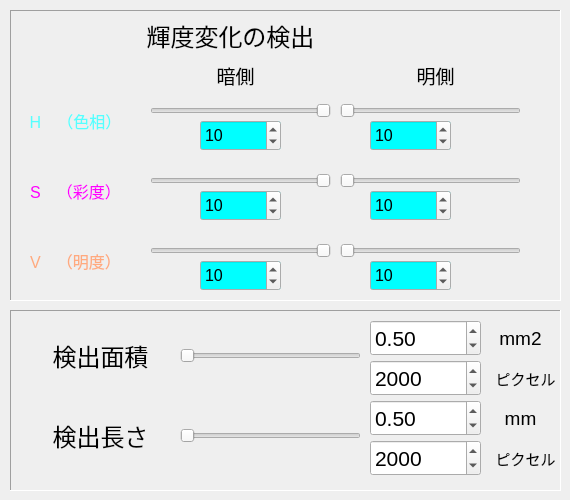
   <widget class="QWidget" name="Narrow">
    <widget class="QFrame" name="frame_6">
     <property name="geometry">
      <rect>
       <x>10</x>
       <y>310</y>
       <width>551</width>
       <height>181</height>
      </rect>
     </property>
     <property name="frameShape">
      <enum>QFrame::Panel</enum>
     </property>
     <property name="frameShadow">
      <enum>QFrame::Sunken</enum>
     </property>
     <widget class="QLabel" name="labelK_20">
      <property name="geometry">
       <rect>
        <x>480</x>
        <y>50</y>
        <width>71</width>
        <height>36</height>
       </rect>
      </property>
      <property name="font">
       <font>
        <pointsize>11</pointsize>
       </font>
      </property>
      <property name="text">
       <string>ピクセル</string>
      </property>
      <property name="alignment">
       <set>Qt::AlignCenter</set>
      </property>
     </widget>
     <widget class="QSlider" name="horizontalSliderSizeN">
      <property name="geometry">
       <rect>
        <x>170</x>
        <y>20</y>
        <width>181</width>
        <height>51</height>
       </rect>
      </property>
      <property name="maximum">
       <number>10000</number>
      </property>
      <property name="orientation">
       <enum>Qt::Horizontal</enum>
      </property>
     </widget>
     <widget class="QDoubleSpinBox" name="doubleSpinBoxSizeNMM">
      <property name="geometry">
       <rect>
        <x>360</x>
        <y>10</y>
        <width>111</width>
        <height>36</height>
       </rect>
      </property>
      <property name="font">
       <font>
        <pointsize>16</pointsize>
       </font>
      </property>
      <property name="maximum">
       <double>10000.000000000000000</double>
      </property>
      <property name="value">
       <double>0.500000000000000</double>
      </property>
     </widget>
     <widget class="QLabel" name="labelK_21">
      <property name="geometry">
       <rect>
        <x>480</x>
        <y>10</y>
        <width>61</width>
        <height>36</height>
       </rect>
      </property>
      <property name="font">
       <font>
        <pointsize>14</pointsize>
       </font>
      </property>
      <property name="text">
       <string>mm2</string>
      </property>
      <property name="alignment">
       <set>Qt::AlignCenter</set>
      </property>
     </widget>
     <widget class="QLabel" name="labelK_22">
      <property name="geometry">
       <rect>
        <x>10</x>
        <y>20</y>
        <width>161</width>
        <height>51</height>
       </rect>
      </property>
      <property name="font">
       <font>
        <pointsize>18</pointsize>
       </font>
      </property>
      <property name="text">
       <string>検出面積</string>
      </property>
      <property name="alignment">
       <set>Qt::AlignCenter</set>
      </property>
     </widget>
     <widget class="QSpinBox" name="spinBoxSizeN">
      <property name="geometry">
       <rect>
        <x>360</x>
        <y>50</y>
        <width>111</width>
        <height>36</height>
       </rect>
      </property>
      <property name="font">
       <font>
        <pointsize>16</pointsize>
       </font>
      </property>
      <property name="maximum">
       <number>99999999</number>
      </property>
      <property name="value">
       <number>2000</number>
      </property>
     </widget>
     <widget class="QSpinBox" name="spinBoxLengthN">
      <property name="geometry">
       <rect>
        <x>360</x>
        <y>130</y>
        <width>111</width>
        <height>36</height>
       </rect>
      </property>
      <property name="font">
       <font>
        <pointsize>16</pointsize>
       </font>
      </property>
      <property name="maximum">
       <number>99999999</number>
      </property>
      <property name="value">
       <number>2000</number>
      </property>
     </widget>
     <widget class="QDoubleSpinBox" name="doubleSpinBoxLengthNMM">
      <property name="geometry">
       <rect>
        <x>360</x>
        <y>90</y>
        <width>111</width>
        <height>36</height>
       </rect>
      </property>
      <property name="font">
       <font>
        <pointsize>16</pointsize>
       </font>
      </property>
      <property name="maximum">
       <double>10000.000000000000000</double>
      </property>
      <property name="value">
       <double>0.500000000000000</double>
      </property>
     </widget>
     <widget class="QLabel" name="labelK_23">
      <property name="geometry">
       <rect>
        <x>480</x>
        <y>130</y>
        <width>71</width>
        <height>36</height>
       </rect>
      </property>
      <property name="font">
       <font>
        <pointsize>11</pointsize>
       </font>
      </property>
      <property name="text">
       <string>ピクセル</string>
      </property>
      <property name="alignment">
       <set>Qt::AlignCenter</set>
      </property>
     </widget>
     <widget class="QLabel" name="labelK_24">
      <property name="geometry">
       <rect>
        <x>480</x>
        <y>90</y>
        <width>61</width>
        <height>36</height>
       </rect>
      </property>
      <property name="font">
       <font>
        <pointsize>14</pointsize>
       </font>
      </property>
      <property name="text">
       <string>mm</string>
      </property>
      <property name="alignment">
       <set>Qt::AlignCenter</set>
      </property>
     </widget>
     <widget class="QSlider" name="horizontalSliderLengthN">
      <property name="geometry">
       <rect>
        <x>170</x>
        <y>100</y>
        <width>181</width>
        <height>51</height>
       </rect>
      </property>
      <property name="maximum">
       <number>10000</number>
      </property>
      <property name="orientation">
       <enum>Qt::Horizontal</enum>
      </property>
     </widget>
     <widget class="QLabel" name="labelK_25">
      <property name="geometry">
       <rect>
        <x>10</x>
        <y>100</y>
        <width>161</width>
        <height>51</height>
       </rect>
      </property>
      <property name="font">
       <font>
        <pointsize>18</pointsize>
       </font>
      </property>
      <property name="text">
       <string>検出長さ</string>
      </property>
      <property name="alignment">
       <set>Qt::AlignCenter</set>
      </property>
     </widget>
    </widget>
    <widget class="QFrame" name="frame_7">
     <property name="geometry">
      <rect>
       <x>10</x>
       <y>10</y>
       <width>551</width>
       <height>291</height>
      </rect>
     </property>
     <property name="frameShape">
      <enum>QFrame::Panel</enum>
     </property>
     <property name="frameShadow">
      <enum>QFrame::Sunken</enum>
     </property>
     <widget class="QLabel" name="labelK_26">
      <property name="geometry">
       <rect>
        <x>0</x>
        <y>0</y>
        <width>441</width>
        <height>51</height>
       </rect>
      </property>
      <property name="font">
       <font>
        <pointsize>18</pointsize>
       </font>
      </property>
      <property name="text">
       <string>輝度変化の検出</string>
      </property>
      <property name="alignment">
       <set>Qt::AlignCenter</set>
      </property>
     </widget>
     <widget class="QLabel" name="labelK_27">
      <property name="geometry">
       <rect>
        <x>0</x>
        <y>230</y>
        <width>131</width>
        <height>41</height>
       </rect>
      </property>
      <property name="palette">
       <palette>
        <active>
         <colorrole role="WindowText">
          <brush brushstyle="SolidPattern">
           <color alpha="255">
            <red>255</red>
            <green>170</green>
            <blue>127</blue>
           </color>
          </brush>
         </colorrole>
        </active>
        <inactive>
         <colorrole role="WindowText">
          <brush brushstyle="SolidPattern">
           <color alpha="255">
            <red>255</red>
            <green>170</green>
            <blue>127</blue>
           </color>
          </brush>
         </colorrole>
        </inactive>
        <disabled>
         <colorrole role="WindowText">
          <brush brushstyle="SolidPattern">
           <color alpha="255">
            <red>120</red>
            <green>120</green>
            <blue>120</blue>
           </color>
          </brush>
         </colorrole>
        </disabled>
       </palette>
      </property>
      <property name="font">
       <font>
        <pointsize>12</pointsize>
       </font>
      </property>
      <property name="text">
       <string>V　（明度）</string>
      </property>
      <property name="alignment">
       <set>Qt::AlignCenter</set>
      </property>
     </widget>
     <widget class="QSpinBox" name="spinBoxNCL">
      <property name="geometry">
       <rect>
        <x>190</x>
        <y>110</y>
        <width>81</width>
        <height>31</height>
       </rect>
      </property>
      <property name="palette">
       <palette>
        <active>
         <colorrole role="Base">
          <brush brushstyle="SolidPattern">
           <color alpha="255">
            <red>0</red>
            <green>255</green>
            <blue>255</blue>
           </color>
          </brush>
         </colorrole>
        </active>
        <inactive>
         <colorrole role="Base">
          <brush brushstyle="SolidPattern">
           <color alpha="255">
            <red>0</red>
            <green>255</green>
            <blue>255</blue>
           </color>
          </brush>
         </colorrole>
        </inactive>
        <disabled>
         <colorrole role="Base">
          <brush brushstyle="SolidPattern">
           <color alpha="255">
            <red>240</red>
            <green>240</green>
            <blue>240</blue>
           </color>
          </brush>
         </colorrole>
        </disabled>
       </palette>
      </property>
      <property name="font">
       <font>
        <pointsize>12</pointsize>
       </font>
      </property>
      <property name="autoFillBackground">
       <bool>true</bool>
      </property>
      <property name="maximum">
       <number>360</number>
      </property>
      <property name="value">
       <number>10</number>
      </property>
     </widget>
     <widget class="QLabel" name="labelK_28">
      <property name="geometry">
       <rect>
        <x>0</x>
        <y>160</y>
        <width>131</width>
        <height>41</height>
       </rect>
      </property>
      <property name="palette">
       <palette>
        <active>
         <colorrole role="WindowText">
          <brush brushstyle="SolidPattern">
           <color alpha="255">
            <red>255</red>
            <green>0</green>
            <blue>255</blue>
           </color>
          </brush>
         </colorrole>
        </active>
        <inactive>
         <colorrole role="WindowText">
          <brush brushstyle="SolidPattern">
           <color alpha="255">
            <red>255</red>
            <green>0</green>
            <blue>255</blue>
           </color>
          </brush>
         </colorrole>
        </inactive>
        <disabled>
         <colorrole role="WindowText">
          <brush brushstyle="SolidPattern">
           <color alpha="255">
            <red>120</red>
            <green>120</green>
            <blue>120</blue>
           </color>
          </brush>
         </colorrole>
        </disabled>
       </palette>
      </property>
      <property name="font">
       <font>
        <pointsize>12</pointsize>
       </font>
      </property>
      <property name="text">
       <string>S　（彩度）</string>
      </property>
      <property name="alignment">
       <set>Qt::AlignCenter</set>
      </property>
     </widget>
     <widget class="QSpinBox" name="spinBoxNYH">
      <property name="geometry">
       <rect>
        <x>360</x>
        <y>250</y>
        <width>81</width>
        <height>31</height>
       </rect>
      </property>
      <property name="palette">
       <palette>
        <active>
         <colorrole role="Base">
          <brush brushstyle="SolidPattern">
           <color alpha="255">
            <red>0</red>
            <green>255</green>
            <blue>255</blue>
           </color>
          </brush>
         </colorrole>
        </active>
        <inactive>
         <colorrole role="Base">
          <brush brushstyle="SolidPattern">
           <color alpha="255">
            <red>0</red>
            <green>255</green>
            <blue>255</blue>
           </color>
          </brush>
         </colorrole>
        </inactive>
        <disabled>
         <colorrole role="Base">
          <brush brushstyle="SolidPattern">
           <color alpha="255">
            <red>240</red>
            <green>240</green>
            <blue>240</blue>
           </color>
          </brush>
         </colorrole>
        </disabled>
       </palette>
      </property>
      <property name="font">
       <font>
        <pointsize>12</pointsize>
       </font>
      </property>
      <property name="autoFillBackground">
       <bool>true</bool>
      </property>
      <property name="maximum">
       <number>255</number>
      </property>
      <property name="value">
       <number>10</number>
      </property>
     </widget>
     <widget class="QSpinBox" name="spinBoxNCH">
      <property name="geometry">
       <rect>
        <x>360</x>
        <y>110</y>
        <width>81</width>
        <height>31</height>
       </rect>
      </property>
      <property name="palette">
       <palette>
        <active>
         <colorrole role="Base">
          <brush brushstyle="SolidPattern">
           <color alpha="255">
            <red>0</red>
            <green>255</green>
            <blue>255</blue>
           </color>
          </brush>
         </colorrole>
        </active>
        <inactive>
         <colorrole role="Base">
          <brush brushstyle="SolidPattern">
           <color alpha="255">
            <red>0</red>
            <green>255</green>
            <blue>255</blue>
           </color>
          </brush>
         </colorrole>
        </inactive>
        <disabled>
         <colorrole role="Base">
          <brush brushstyle="SolidPattern">
           <color alpha="255">
            <red>240</red>
            <green>240</green>
            <blue>240</blue>
           </color>
          </brush>
         </colorrole>
        </disabled>
       </palette>
      </property>
      <property name="font">
       <font>
        <pointsize>12</pointsize>
       </font>
      </property>
      <property name="autoFillBackground">
       <bool>true</bool>
      </property>
      <property name="maximum">
       <number>360</number>
      </property>
      <property name="value">
       <number>10</number>
      </property>
     </widget>
     <widget class="QSpinBox" name="spinBoxNMH">
      <property name="geometry">
       <rect>
        <x>360</x>
        <y>180</y>
        <width>81</width>
        <height>31</height>
       </rect>
      </property>
      <property name="palette">
       <palette>
        <active>
         <colorrole role="Base">
          <brush brushstyle="SolidPattern">
           <color alpha="255">
            <red>0</red>
            <green>255</green>
            <blue>255</blue>
           </color>
          </brush>
         </colorrole>
        </active>
        <inactive>
         <colorrole role="Base">
          <brush brushstyle="SolidPattern">
           <color alpha="255">
            <red>0</red>
            <green>255</green>
            <blue>255</blue>
           </color>
          </brush>
         </colorrole>
        </inactive>
        <disabled>
         <colorrole role="Base">
          <brush brushstyle="SolidPattern">
           <color alpha="255">
            <red>240</red>
            <green>240</green>
            <blue>240</blue>
           </color>
          </brush>
         </colorrole>
        </disabled>
       </palette>
      </property>
      <property name="font">
       <font>
        <pointsize>12</pointsize>
       </font>
      </property>
      <property name="autoFillBackground">
       <bool>true</bool>
      </property>
      <property name="maximum">
       <number>255</number>
      </property>
      <property name="value">
       <number>10</number>
      </property>
     </widget>
     <widget class="QSlider" name="horizontalSliderNYH">
      <property name="geometry">
       <rect>
        <x>330</x>
        <y>220</y>
        <width>181</width>
        <height>41</height>
       </rect>
      </property>
      <property name="maximum">
       <number>255</number>
      </property>
      <property name="orientation">
       <enum>Qt::Horizontal</enum>
      </property>
     </widget>
     <widget class="QSlider" name="horizontalSliderNCH">
      <property name="geometry">
       <rect>
        <x>330</x>
        <y>80</y>
        <width>181</width>
        <height>41</height>
       </rect>
      </property>
      <property name="maximum">
       <number>360</number>
      </property>
      <property name="orientation">
       <enum>Qt::Horizontal</enum>
      </property>
     </widget>
     <widget class="QSlider" name="horizontalSliderNMH">
      <property name="geometry">
       <rect>
        <x>330</x>
        <y>150</y>
        <width>181</width>
        <height>41</height>
       </rect>
      </property>
      <property name="maximum">
       <number>255</number>
      </property>
      <property name="orientation">
       <enum>Qt::Horizontal</enum>
      </property>
     </widget>
     <widget class="QSlider" name="horizontalSliderNML">
      <property name="geometry">
       <rect>
        <x>140</x>
        <y>150</y>
        <width>181</width>
        <height>41</height>
       </rect>
      </property>
      <property name="layoutDirection">
       <enum>Qt::RightToLeft</enum>
      </property>
      <property name="maximum">
       <number>255</number>
      </property>
      <property name="orientation">
       <enum>Qt::Horizontal</enum>
      </property>
     </widget>
     <widget class="QSlider" name="horizontalSliderNYL">
      <property name="geometry">
       <rect>
        <x>140</x>
        <y>220</y>
        <width>181</width>
        <height>41</height>
       </rect>
      </property>
      <property name="layoutDirection">
       <enum>Qt::RightToLeft</enum>
      </property>
      <property name="maximum">
       <number>255</number>
      </property>
      <property name="orientation">
       <enum>Qt::Horizontal</enum>
      </property>
     </widget>
     <widget class="QLabel" name="labelK_29">
      <property name="geometry">
       <rect>
        <x>0</x>
        <y>90</y>
        <width>131</width>
        <height>41</height>
       </rect>
      </property>
      <property name="palette">
       <palette>
        <active>
         <colorrole role="WindowText">
          <brush brushstyle="SolidPattern">
           <color alpha="255">
            <red>85</red>
            <green>255</green>
            <blue>255</blue>
           </color>
          </brush>
         </colorrole>
        </active>
        <inactive>
         <colorrole role="WindowText">
          <brush brushstyle="SolidPattern">
           <color alpha="255">
            <red>85</red>
            <green>255</green>
            <blue>255</blue>
           </color>
          </brush>
         </colorrole>
        </inactive>
        <disabled>
         <colorrole role="WindowText">
          <brush brushstyle="SolidPattern">
           <color alpha="255">
            <red>120</red>
            <green>120</green>
            <blue>120</blue>
           </color>
          </brush>
         </colorrole>
        </disabled>
       </palette>
      </property>
      <property name="font">
       <font>
        <pointsize>12</pointsize>
       </font>
      </property>
      <property name="text">
       <string>H　（色相）</string>
      </property>
      <property name="alignment">
       <set>Qt::AlignCenter</set>
      </property>
     </widget>
     <widget class="QSpinBox" name="spinBoxNYL">
      <property name="geometry">
       <rect>
        <x>190</x>
        <y>250</y>
        <width>81</width>
        <height>31</height>
       </rect>
      </property>
      <property name="palette">
       <palette>
        <active>
         <colorrole role="Base">
          <brush brushstyle="SolidPattern">
           <color alpha="255">
            <red>0</red>
            <green>255</green>
            <blue>255</blue>
           </color>
          </brush>
         </colorrole>
        </active>
        <inactive>
         <colorrole role="Base">
          <brush brushstyle="SolidPattern">
           <color alpha="255">
            <red>0</red>
            <green>255</green>
            <blue>255</blue>
           </color>
          </brush>
         </colorrole>
        </inactive>
        <disabled>
         <colorrole role="Base">
          <brush brushstyle="SolidPattern">
           <color alpha="255">
            <red>240</red>
            <green>240</green>
            <blue>240</blue>
           </color>
          </brush>
         </colorrole>
        </disabled>
       </palette>
      </property>
      <property name="font">
       <font>
        <pointsize>12</pointsize>
       </font>
      </property>
      <property name="autoFillBackground">
       <bool>true</bool>
      </property>
      <property name="maximum">
       <number>255</number>
      </property>
      <property name="value">
       <number>10</number>
      </property>
     </widget>
     <widget class="QSlider" name="horizontalSliderNCL">
      <property name="geometry">
       <rect>
        <x>140</x>
        <y>80</y>
        <width>181</width>
        <height>41</height>
       </rect>
      </property>
      <property name="layoutDirection">
       <enum>Qt::RightToLeft</enum>
      </property>
      <property name="maximum">
       <number>360</number>
      </property>
      <property name="orientation">
       <enum>Qt::Horizontal</enum>
      </property>
     </widget>
     <widget class="QSpinBox" name="spinBoxNML">
      <property name="geometry">
       <rect>
        <x>190</x>
        <y>180</y>
        <width>81</width>
        <height>31</height>
       </rect>
      </property>
      <property name="palette">
       <palette>
        <active>
         <colorrole role="Base">
          <brush brushstyle="SolidPattern">
           <color alpha="255">
            <red>0</red>
            <green>255</green>
            <blue>255</blue>
           </color>
          </brush>
         </colorrole>
        </active>
        <inactive>
         <colorrole role="Base">
          <brush brushstyle="SolidPattern">
           <color alpha="255">
            <red>0</red>
            <green>255</green>
            <blue>255</blue>
           </color>
          </brush>
         </colorrole>
        </inactive>
        <disabled>
         <colorrole role="Base">
          <brush brushstyle="SolidPattern">
           <color alpha="255">
            <red>240</red>
            <green>240</green>
            <blue>240</blue>
           </color>
          </brush>
         </colorrole>
        </disabled>
       </palette>
      </property>
      <property name="font">
       <font>
        <pointsize>12</pointsize>
       </font>
      </property>
      <property name="autoFillBackground">
       <bool>true</bool>
      </property>
      <property name="maximum">
       <number>255</number>
      </property>
      <property name="value">
       <number>10</number>
      </property>
     </widget>
     <widget class="QLabel" name="labelK_30">
      <property name="geometry">
       <rect>
        <x>150</x>
        <y>50</y>
        <width>151</width>
        <height>31</height>
       </rect>
      </property>
      <property name="font">
       <font>
        <pointsize>14</pointsize>
       </font>
      </property>
      <property name="text">
       <string>暗側</string>
      </property>
      <property name="alignment">
       <set>Qt::AlignCenter</set>
      </property>
     </widget>
     <widget class="QLabel" name="labelK_31">
      <property name="geometry">
       <rect>
        <x>350</x>
        <y>50</y>
        <width>151</width>
        <height>31</height>
       </rect>
      </property>
      <property name="font">
       <font>
        <pointsize>14</pointsize>
       </font>
      </property>
      <property name="text">
       <string>明側</string>
      </property>
      <property name="alignment">
       <set>Qt::AlignCenter</set>
      </property>
     </widget>
    </widget>
   </widget>
